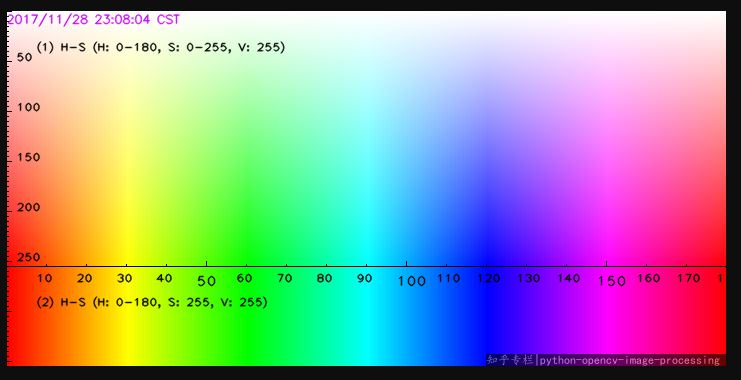
#> input picture color_map.JPG, 741 x 380 px, given in place of the camera
$ python 'Color tracking.py'
#> lines starting #> are read from the running program, lines starting #| are printed output that depends on the picture; after the words box and inside, x2 and y2 are one past the last pixel; in counts of white or black regions, pixels touching at a corner belong together
import cv2
import numpy as np

cap = cv2.VideoCapture(0)

while(1):
    _,frame = cap.read()
#> frame is the input picture: shape (380, 741, 3); mean B, G, R 156.5, 156.7, 155.5
    hsv = cv2.cvtColor(frame, cv2.COLOR_BGR2HSV)
#> hsv: shape (380, 741, 3); mean H, S, V 84.4, 151, 227.6

    # hsv hue sat value

    lower_red = np.array([161, 155, 84])
    upper_red = np.array([179, 255, 255])

    mask = cv2.inRange(hsv, lower_red, upper_red)
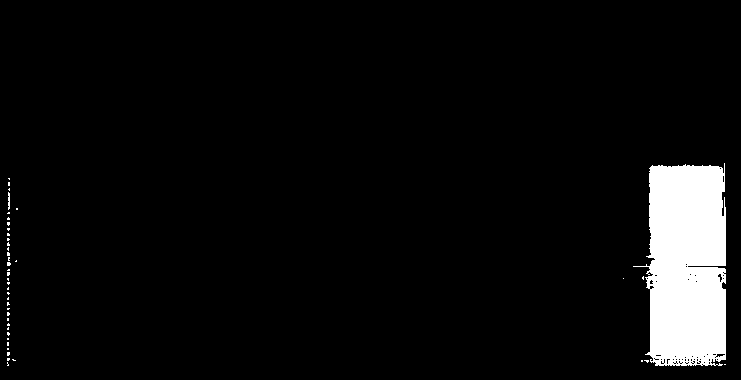
#> mask: shape (380, 741); 5.4% white; 44 white regions (42 under 20 px), largest, box (x1, y1, x2, y2) and area: (633, 163, 726, 366) 14897, (8, 192, 10, 210) 31
    result = cv2.bitwise_and(frame, frame, mask = mask)
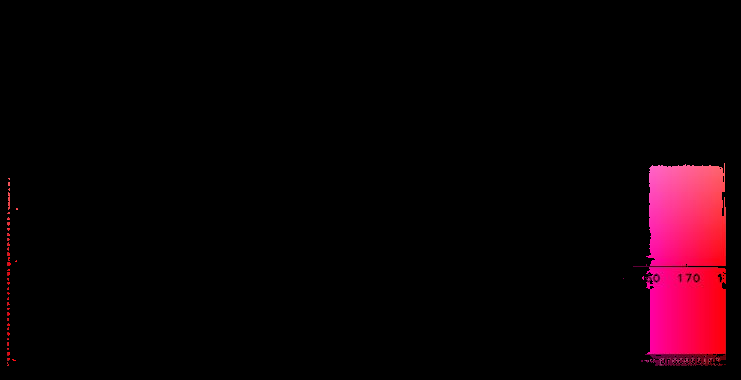
#> result: shape (380, 741, 3); mean B, G, R 5.4, 1.5, 13.2

    cv2.imshow('frame', frame)
    cv2.imshow('mask', mask)
    cv2.imshow('result', result)
    k = cv2.waitKey(1) & 0XFF
#> (key Esc is pressed here)
    if k == 27:
        break
cv2.destroyAllWindows()
cap.release()
